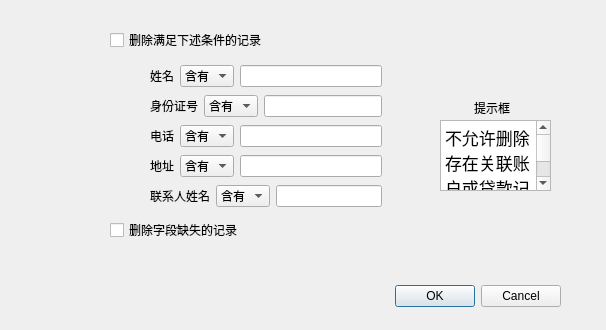
<?xml version="1.0" encoding="UTF-8"?>
<ui version="4.0">
 <class>ClientDeleteDialog</class>
 <widget class="QDialog" name="ClientDeleteDialog">
  <property name="geometry">
   <rect>
    <x>0</x>
    <y>0</y>
    <width>606</width>
    <height>330</height>
   </rect>
  </property>
  <property name="windowTitle">
   <string>ClientDeleteDialog</string>
  </property>
  <widget class="QDialogButtonBox" name="buttonBox">
   <property name="geometry">
    <rect>
     <x>220</x>
     <y>280</y>
     <width>341</width>
     <height>32</height>
    </rect>
   </property>
   <property name="orientation">
    <enum>Qt::Horizontal</enum>
   </property>
   <property name="standardButtons">
    <set>QDialogButtonBox::Cancel|QDialogButtonBox::Ok</set>
   </property>
  </widget>
  <widget class="QWidget" name="layoutWidget">
   <property name="geometry">
    <rect>
     <x>150</x>
     <y>90</y>
     <width>232</width>
     <height>32</height>
    </rect>
   </property>
   <layout class="QHBoxLayout" name="horizontalLayout_2">
    <item>
     <widget class="QLabel" name="label_2">
      <property name="text">
       <string>身份证号</string>
      </property>
     </widget>
    </item>
    <item>
     <widget class="QComboBox" name="idcomboBox">
      <item>
       <property name="text">
        <string>含有</string>
       </property>
      </item>
      <item>
       <property name="text">
        <string>是</string>
       </property>
      </item>
     </widget>
    </item>
    <item>
     <widget class="QLineEdit" name="idlineEdit"/>
    </item>
   </layout>
  </widget>
  <widget class="QWidget" name="layoutWidget_2">
   <property name="geometry">
    <rect>
     <x>150</x>
     <y>120</y>
     <width>232</width>
     <height>32</height>
    </rect>
   </property>
   <layout class="QHBoxLayout" name="horizontalLayout_3">
    <item>
     <widget class="QLabel" name="label_3">
      <property name="text">
       <string>电话</string>
      </property>
     </widget>
    </item>
    <item>
     <widget class="QComboBox" name="telcomboBox">
      <item>
       <property name="text">
        <string>含有</string>
       </property>
      </item>
      <item>
       <property name="text">
        <string>是</string>
       </property>
      </item>
     </widget>
    </item>
    <item>
     <widget class="QLineEdit" name="tellineEdit"/>
    </item>
   </layout>
  </widget>
  <widget class="QWidget" name="layoutWidget_3">
   <property name="geometry">
    <rect>
     <x>150</x>
     <y>150</y>
     <width>232</width>
     <height>32</height>
    </rect>
   </property>
   <layout class="QHBoxLayout" name="horizontalLayout_4">
    <item>
     <widget class="QLabel" name="label_4">
      <property name="text">
       <string>地址</string>
      </property>
     </widget>
    </item>
    <item>
     <widget class="QComboBox" name="addresscomboBox">
      <item>
       <property name="text">
        <string>含有</string>
       </property>
      </item>
      <item>
       <property name="text">
        <string>是</string>
       </property>
      </item>
     </widget>
    </item>
    <item>
     <widget class="QLineEdit" name="addresslineEdit"/>
    </item>
   </layout>
  </widget>
  <widget class="QWidget" name="layoutWidget_4">
   <property name="geometry">
    <rect>
     <x>150</x>
     <y>180</y>
     <width>232</width>
     <height>32</height>
    </rect>
   </property>
   <layout class="QHBoxLayout" name="horizontalLayout_5">
    <item>
     <widget class="QLabel" name="label_5">
      <property name="text">
       <string>联系人姓名</string>
      </property>
     </widget>
    </item>
    <item>
     <widget class="QComboBox" name="cnamecomboBox">
      <item>
       <property name="text">
        <string>含有</string>
       </property>
      </item>
      <item>
       <property name="text">
        <string>是</string>
       </property>
      </item>
     </widget>
    </item>
    <item>
     <widget class="QLineEdit" name="cnamelineEdit"/>
    </item>
   </layout>
  </widget>
  <widget class="QTextBrowser" name="textBrowser">
   <property name="geometry">
    <rect>
     <x>440</x>
     <y>120</y>
     <width>111</width>
     <height>71</height>
    </rect>
   </property>
   <property name="html">
    <string>&lt;!DOCTYPE HTML PUBLIC &quot;-//W3C//DTD HTML 4.0//EN&quot; &quot;http://www.w3.org/TR/REC-html40/strict.dtd&quot;&gt;
&lt;html&gt;&lt;head&gt;&lt;meta name=&quot;qrichtext&quot; content=&quot;1&quot; /&gt;&lt;style type=&quot;text/css&quot;&gt;
p, li { white-space: pre-wrap; }
&lt;/style&gt;&lt;/head&gt;&lt;body style=&quot; font-family:'.AppleSystemUIFont'; font-size:13pt; font-weight:400; font-style:normal;&quot;&gt;
&lt;p style=&quot; margin-top:0px; margin-bottom:0px; margin-left:0px; margin-right:0px; -qt-block-indent:0; text-indent:0px;&quot;&gt;不允许删除存在关联账户或贷款记录的用户&lt;/p&gt;&lt;/body&gt;&lt;/html&gt;</string>
   </property>
  </widget>
  <widget class="QLabel" name="label_6">
   <property name="geometry">
    <rect>
     <x>474</x>
     <y>100</y>
     <width>41</width>
     <height>16</height>
    </rect>
   </property>
   <property name="text">
    <string>提示框</string>
   </property>
  </widget>
  <widget class="QCheckBox" name="checkBox2">
   <property name="geometry">
    <rect>
     <x>110</x>
     <y>220</y>
     <width>171</width>
     <height>20</height>
    </rect>
   </property>
   <property name="text">
    <string>删除字段缺失的记录</string>
   </property>
  </widget>
  <widget class="QCheckBox" name="checkBox1">
   <property name="geometry">
    <rect>
     <x>110</x>
     <y>30</y>
     <width>171</width>
     <height>20</height>
    </rect>
   </property>
   <property name="text">
    <string>删除满足下述条件的记录</string>
   </property>
  </widget>
  <widget class="QWidget" name="">
   <property name="geometry">
    <rect>
     <x>150</x>
     <y>60</y>
     <width>232</width>
     <height>32</height>
    </rect>
   </property>
   <layout class="QHBoxLayout" name="horizontalLayout">
    <item>
     <widget class="QLabel" name="label">
      <property name="text">
       <string>姓名</string>
      </property>
     </widget>
    </item>
    <item>
     <widget class="QComboBox" name="namecomboBox">
      <item>
       <property name="text">
        <string>含有</string>
       </property>
      </item>
      <item>
       <property name="text">
        <string>是</string>
       </property>
      </item>
     </widget>
    </item>
    <item>
     <widget class="QLineEdit" name="namelineEdit"/>
    </item>
   </layout>
  </widget>
 </widget>
 <resources/>
 <connections>
  <connection>
   <sender>buttonBox</sender>
   <signal>accepted()</signal>
   <receiver>ClientDeleteDialog</receiver>
   <slot>accept()</slot>
   <hints>
    <hint type="sourcelabel">
     <x>248</x>
     <y>254</y>
    </hint>
    <hint type="destinationlabel">
     <x>157</x>
     <y>274</y>
    </hint>
   </hints>
  </connection>
  <connection>
   <sender>buttonBox</sender>
   <signal>rejected()</signal>
   <receiver>ClientDeleteDialog</receiver>
   <slot>reject()</slot>
   <hints>
    <hint type="sourcelabel">
     <x>316</x>
     <y>260</y>
    </hint>
    <hint type="destinationlabel">
     <x>286</x>
     <y>274</y>
    </hint>
   </hints>
  </connection>
 </connections>
</ui>
